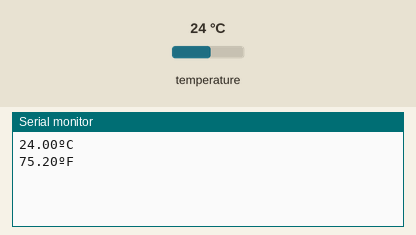
Simulated run of this sketch. Board: Arduino Uno, built with avr-gcc and run on an emulated ATmega328P. On the bench: the last lines printed to the serial monitor. Inputs (shaded band) come from the test bench; at power-on: temperature 24 °C.

Above: at 1.5 s.
1.6 s: temperature set to 12 °C
At 4.8 s:
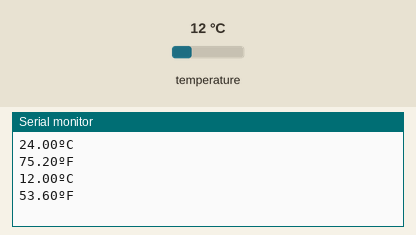
5.0 s: temperature set to 19 °C
At 8.2 s:
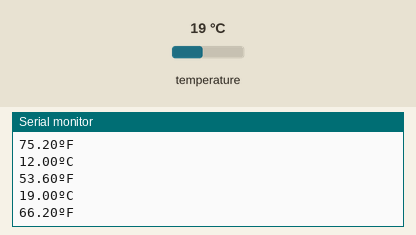
Timing chart, 0 to 9.7 s (numbered marks = the images above; inputs shaded):
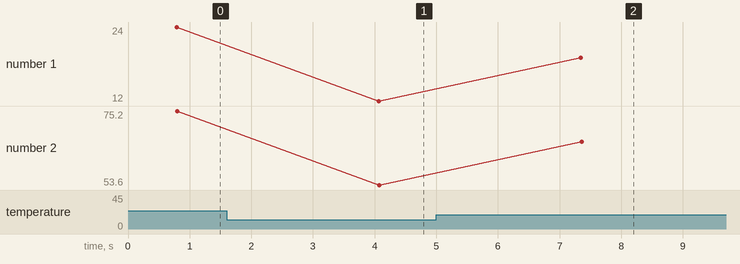

Measured:
- after the input at 1.6 s, the serial monitor: prints a new line after 2.5 s (image 1)
- after the input at 5.0 s, the serial monitor: prints a new line after 2.3 s (image 2)
- plotted number 1: 24 → 12 after the input at 1.6 s, 12 → 19 after the input at 5.0 s
- plotted number 2: 75.2 → 53.6 after the input at 1.6 s, 53.6 → 66.2 after the input at 5.0 s

The sketch:

Sensor_reading.ino
```cpp
#include <OneWire.h>
#include <DallasTemperature.h>
//The required libraries are included.

const int oneWireBus = 4; //Defining the GPIO pin connected for sensor.

OneWire oneWire(oneWireBus); //Passing OneWire instance to communicate with existing OneWire devices.

DallasTemperature sensors(&oneWire); //Passing OneWire reference to Dallas Temperature Sensor

float temperatureC, temperatureF; //Declaring variables


void getTemperature(){

  sensors.requestTemperatures(); //To read the updated measured temperature this method is called.

  temperatureC = sensors.getTempCByIndex(0); //To read the measured data by Celsius getTempCBy Index(0) is used.
  temperatureF = sensors.getTempFByIndex(0); //To read the measured data by Fahrenheit  getTempFBy Index(0) is used.

  Serial.print(temperatureC); //Measured data is printed on serial monitor.
  Serial.println("ºC");
  Serial.print(temperatureF);
  Serial.println("ºF");

}

void setup() {

  Serial.begin(9600); //Initializing Serial Monitor to display the measured Data at baud rate 9600.
  sensors.begin(); //Initialize the DS18B20+ sensor.
}

void loop() {
  getTemperature(); //Function to measure temperature and update global variables temperatureC and temperatureF
  delay(2500); //Delayed for 2.5 Second
}
```
